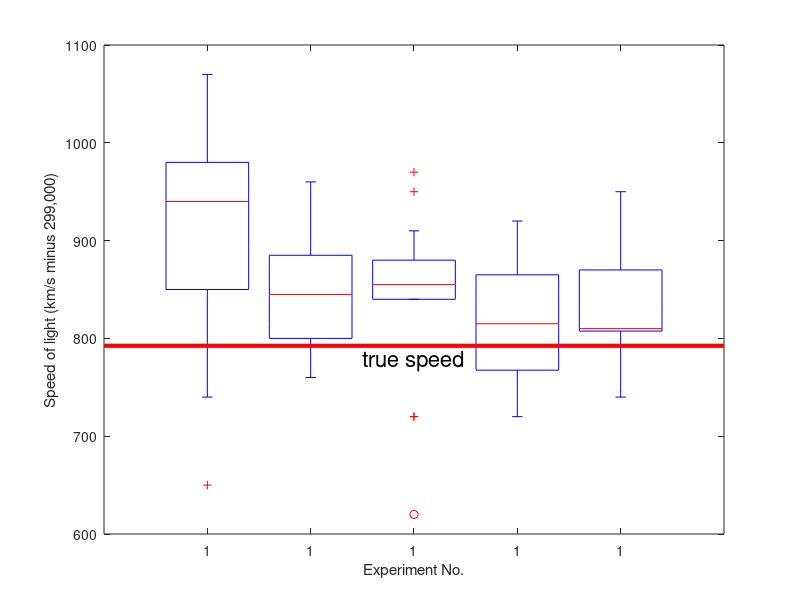

Reproduce this figure in MATLAB. (Note: this script raises an error after producing the figure.)
% boxplot of the Michelson-Morley data
% Based on http://en.wikipedia.org/wiki/File:Michelsonmorley-boxplot.svg

load morley.mat
for notched = [false true]
%notched = true;

figure;
if(notched)
  boxplot(Speed, Expt, 'notch', 'on');
else
  boxplot(Speed, Expt);
end
line([0,6],[truth, truth], 'color', 'red', 'linewidth', 3)
text(2.5, truth-15, 'true speed', 'FontSize', 16);
ylabel('Speed of light (km/s minus 299,000)');
xlabel('Experiment No.');

if(notched)
  printPmtkFigure('morleyNotched');
else
  printPmtkFigure('morley');
end

end
